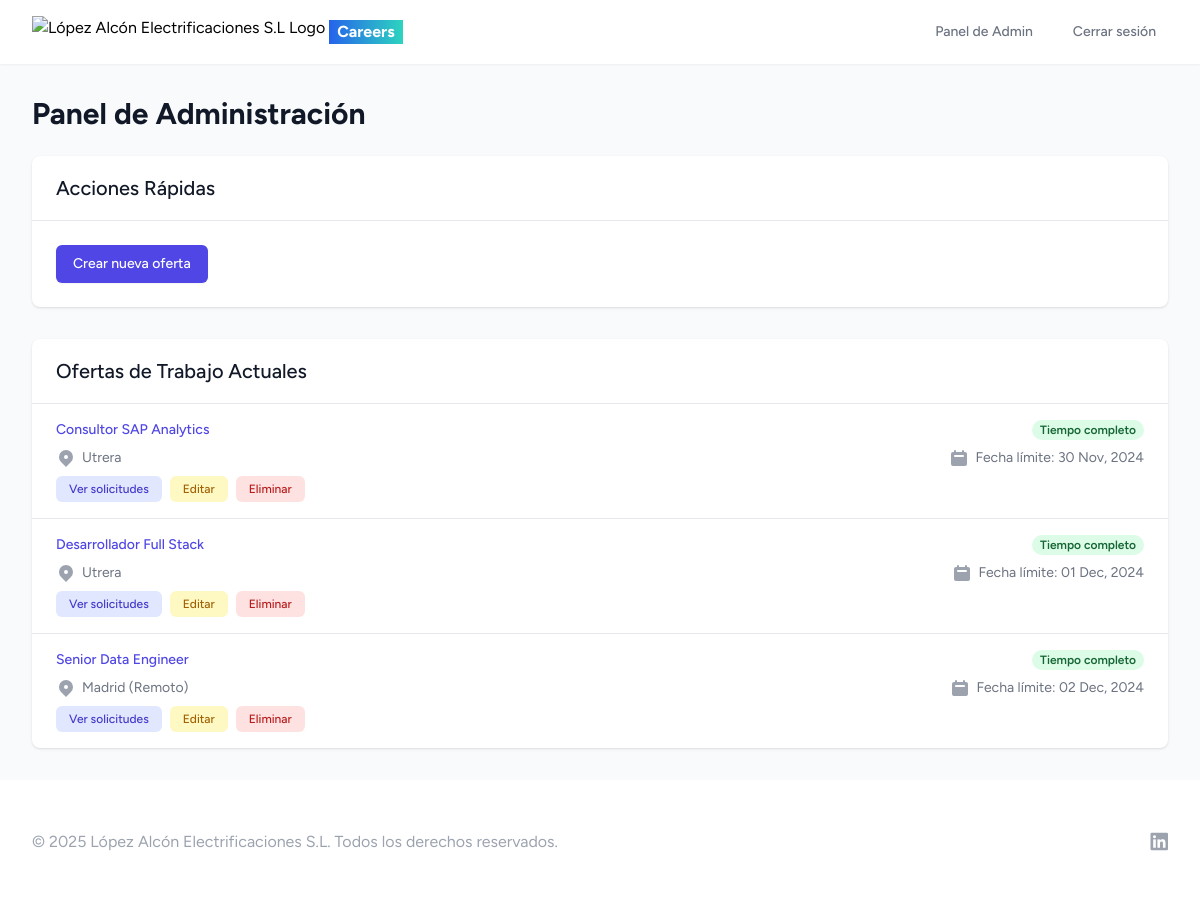
/admin-dashboard/ (signed in), run on the app's committed database.
### recruitment/models.py (models this page shows, shortened)
class JobOffer(models.Model):
    title = models.CharField(max_length=200)
    slug = models.SlugField(unique=True, blank=True)
    company = models.CharField(max_length=100, default="Alpa Careers")
    location = models.CharField(max_length=100, default="Utrera")
    job_type = models.CharField(max_length=50, default="Tiempo Completo", choices=[
        ('full_time', 'Tiempo completo'),
        ('part_time', 'Tiempo parcial'),
        ('contract', 'Contrato'),
        ('internship', 'Prácticas'),
    ])
    salary_range = models.CharField(max_length=100, blank=True)
    description = models.TextField(default="TBD")
    responsibilities = models.TextField(default="TBD")
    requirements = models.TextField(default="TBD")
    benefits = models.TextField(blank=True)
    application_deadline = models.DateField(null=True, blank=True)
    posted_date = models.DateField(auto_now=True)

### recruitment/views.py (the view)
# urls.py: path('admin-dashboard/', views.admin_dashboard, name='admin_dashboard'),
@login_required
def admin_dashboard(request):
    job_offers = JobOffer.objects.all().order_by('-posted_date')
    return render(request, 'recruitment/admin_dashboard.html', {'job_offers': job_offers})

### recruitment/templates/recruitment/admin_dashboard.html (shortened to what this page needs)
{% extends 'recruitment/base.html' %}
{% block content %}
<div class="max-w-7xl mx-auto px-4 sm:px-6 lg:px-8 py-8">
    <h1 class="text-3xl font-bold text-gray-900 mb-6">Panel de Administración</h1>
    <div class="bg-white shadow overflow-hidden sm:rounded-lg mb-8">
        <div class="px-4 py-5 sm:px-6">
            <h2 class="text-xl leading-6 font-medium text-gray-900">Acciones Rápidas</h2>
        </div>
        <div class="border-t border-gray-200">
            <div class="px-4 py-5 sm:p-6">
                <a href="{% url 'create_job_offer' %}" class="inline-flex items-center px-4 py-2 border border-transparent text-sm font-medium rounded-md shadow-sm text-white bg-indigo-600 hover:bg-indigo-700 focus:outline-none focus:ring-2 focus:ring-offset-2 focus:ring-indigo-500">
                    Crear nueva oferta
                </a>
            </div>
        </div>
    </div>
    <div class="bg-white shadow overflow-hidden sm:rounded-lg">
        <div class="px-4 py-5 sm:px-6">
            <h2 class="text-xl leading-6 font-medium text-gray-900">Ofertas de Trabajo Actuales</h2>
        </div>
        <div class="border-t border-gray-200">
            <ul class="divide-y divide-gray-200">
                {% for job in job_offers %}
                <li>
                    <div class="px-4 py-4 sm:px-6">
                        <div class="flex items-center justify-between">
                            <p class="text-sm font-medium text-indigo-600 truncate">
                                {{ job.title }}
                            </p>
                            <div class="ml-2 flex-shrink-0 flex">
                                <p class="px-2 inline-flex text-xs leading-5 font-semibold rounded-full bg-green-100 text-green-800">
                                    {{ job.get_job_type_display }}
                                </p>
                            </div>
                        </div>
                        <div class="mt-2 sm:flex sm:justify-between">
                            <div class="sm:flex">
                                <p class="flex items-center text-sm text-gray-500">
                                    <svg class="flex-shrink-0 mr-1.5 h-5 w-5 text-gray-400" xmlns="http://www.w3.org/2000/svg" viewBox="0 0 20 20" fill="currentColor" aria-hidden="true">
                                        <path fill-rule="evenodd" d="M5.05 4.05a7 7 0 119.9 9.9L10 18.9l-4.95-4.95a7 7 0 010-9.9zM10 11a2 2 0 100-4 2 2 0 000 4z" clip-rule="evenodd" />
                                    </svg>
                                    {{ job.location }}
                                </p>
                            </div>
                            <div class="mt-2 flex items-center text-sm text-gray-500 sm:mt-0">
                                <p>
                                    Fecha límite: <time datetime="{{ job.application_deadline|date:'Y-m-d' }}">{{ job.application_deadline|date:"d M, Y" }}</time>
                                </p>
                            </div>
                        </div>
                        <div class="mt-2 flex space-x-2">
                            <a href="{% url 'job_applications' job.id %}" class="inline-flex items-center px-3 py-1 border border-transparent text-xs font-medium rounded-md text-indigo-700 bg-indigo-100 hover:bg-indigo-200 focus:outline-none focus:ring-2 focus:ring-offset-2 focus:ring-indigo-500">
                                Ver solicitudes
                            </a>
                            <a href="{% url 'edit_job_offer' job.id %}" class="inline-flex items-center px-3 py-1 border border-transparent text-xs font-medium rounded-md text-yellow-700 bg-yellow-100 hover:bg-yellow-200 focus:outline-none focus:ring-2 focus:ring-offset-2 focus:ring-yellow-500">
                                Editar
                            </a>
                            <a href="{% url 'delete_job_offer' job.id %}" class="inline-flex items-center px-3 py-1 border border-transparent text-xs font-medium rounded-md text-red-700 bg-red-100 hover:bg-red-200 focus:outline-none focus:ring-2 focus:ring-offset-2 focus:ring-red-500">
                                Eliminar
                            </a>
                        </div>
                    </div>
                </li>
                {% empty %}
                <li class="px-4 py-4 sm:px-6">
                    <p class="text-sm text-gray-500">No hay ofertas de trabajo disponibles actualmente.</p>
                </li>
                {% endfor %}
            </ul>
        </div>
    </div>
</div>
{% endblock %}

### data on the page
JobOffer: title "Consultor SAP Analytics", job_type "Tiempo completo", location "Utrera", application_deadline "30 Nov, 2024"
JobOffer: title "Desarrollador Full Stack", job_type "Tiempo completo", location "Utrera", application_deadline "01 Dec, 2024"
JobOffer: title "Senior Data Engineer", job_type "Tiempo completo", location "Madrid (Remoto)", application_deadline "02 Dec, 2024"
